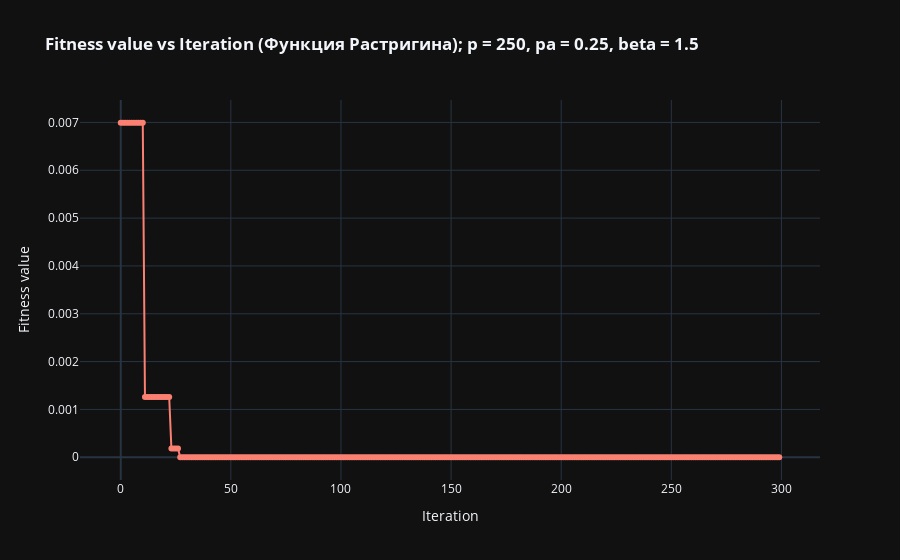
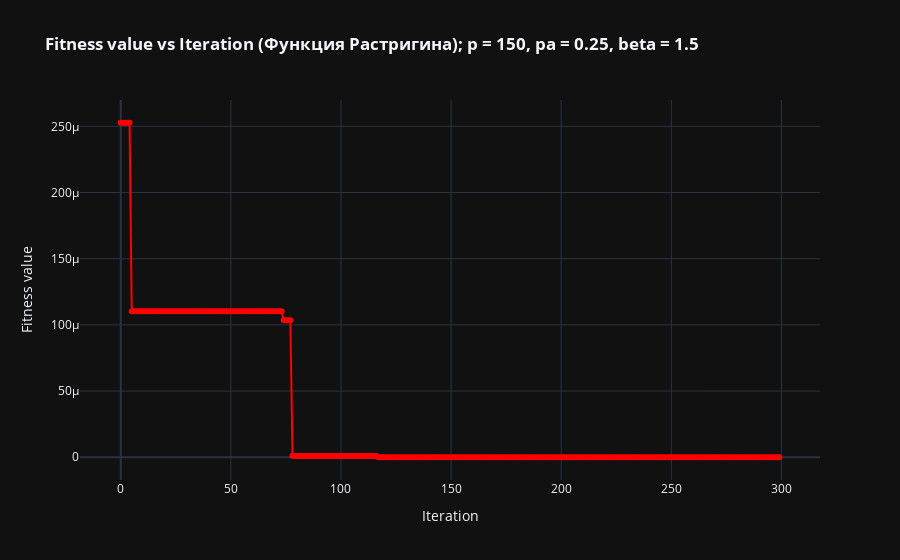
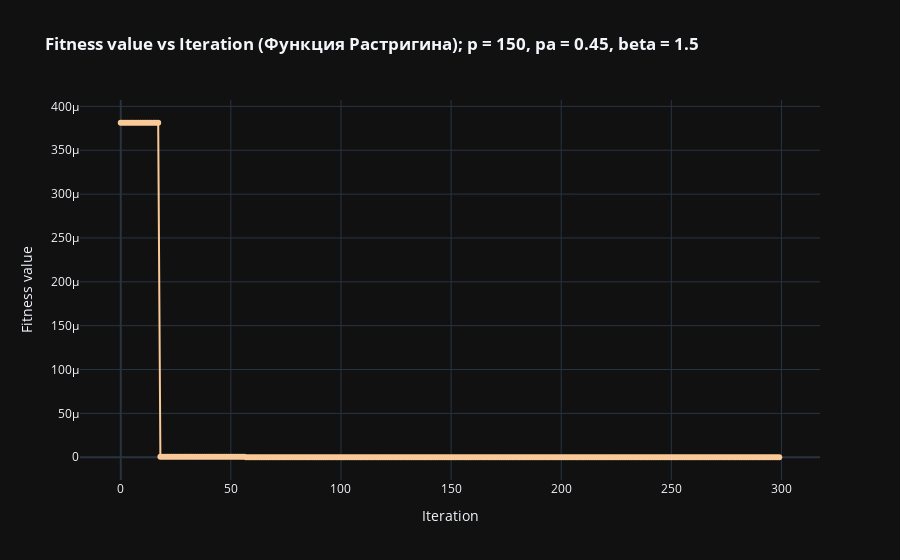

The notebook cell these images were saved under, in order:
### Markdown cell above
### Запуск алгоритма с разными гиперпараметрами для оптимизации функции Растригина

### Code cell
# ----------------------------------------------------------------
params1 = {'P': 250, 'pa': 0.25, 'beta': 1.5}
s = CSO(
    fitness_Rastrigin,
    function_name="Функция Растригина",
    n=1,
    bound=None,
    plot=True,
    find_min=True,
    verbose=False,
    **params1,
    Tmax=300,
)
solution1, fitness1 = s.execute()

print(params1)
print(solution1, fitness1)

# ----------------------------------------------------------------
params2 = {'P': 150, 'pa': 0.25, 'beta': 1.5}
s = CSO(
    fitness_Rastrigin,
    function_name="Функция Растригина",
    n=1,
    bound=None,
    plot=True,
    find_min=True,
    verbose=False,
    **params2,
    Tmax=300,
)
solution2, fitness2 = s.execute()

print(params2)
print(solution2, fitness2)

# ----------------------------------------------------------------
params3 = {'P': 150, 'pa': 0.45, 'beta': 1.5}
s = CSO(
    fitness_Rastrigin,
    function_name="Функция Растригина",
    n=1,
    bound=None,
    plot=True,
    find_min=True,
    verbose=False,
    **params3,
    Tmax=300,
)
solution3, fitness3 = s.execute()

print(params3)
print(solution3, fitness3)

### Figure 1 — Plotly figure (JSON) as saved in the notebook; plotly's stock layout.template omitted (floating-point values rounded to 4 significant figures; data arrays with more than 128 entries replaced by an {"elided": "..."} marker saying what was removed)
{"data": [{"marker": {"color": "salmon"}, "mode": "lines+markers", "type": "scatter", "x": {"elided": "300 int values"}, "y": {"elided": "300 float values"}}], "layout": {"showlegend": false, "title": {"text": "<b>Fitness value vs Iteration (Функция Растригина)<b>;\np = 250, pa = 0.25, beta = 1.5"}, "xaxis": {"title": {"text": "Iteration"}}, "yaxis": {"title": {"text": "Fitness value"}}}}

### Figure 2 — Plotly figure (JSON) as saved in the notebook; plotly's stock layout.template omitted (floating-point values rounded to 4 significant figures; data arrays with more than 128 entries replaced by an {"elided": "..."} marker saying what was removed)
{"data": [{"marker": {"color": "#F00"}, "mode": "lines+markers", "type": "scatter", "x": {"elided": "300 int values"}, "y": {"elided": "300 float values"}}], "layout": {"showlegend": false, "title": {"text": "<b>Fitness value vs Iteration (Функция Растригина)<b>;\np = 150, pa = 0.25, beta = 1.5"}, "xaxis": {"title": {"text": "Iteration"}}, "yaxis": {"title": {"text": "Fitness value"}}}}

### Figure 3 — Plotly figure (JSON) as saved in the notebook; plotly's stock layout.template omitted (floating-point values rounded to 4 significant figures; data arrays with more than 128 entries replaced by an {"elided": "..."} marker saying what was removed)
{"data": [{"marker": {"color": "#fac998"}, "mode": "lines+markers", "type": "scatter", "x": {"elided": "300 int values"}, "y": {"elided": "300 float values"}}], "layout": {"showlegend": false, "title": {"text": "<b>Fitness value vs Iteration (Функция Растригина)<b>;\np = 150, pa = 0.45, beta = 1.5"}, "xaxis": {"title": {"text": "Iteration"}}, "yaxis": {"title": {"text": "Fitness value"}}}}
